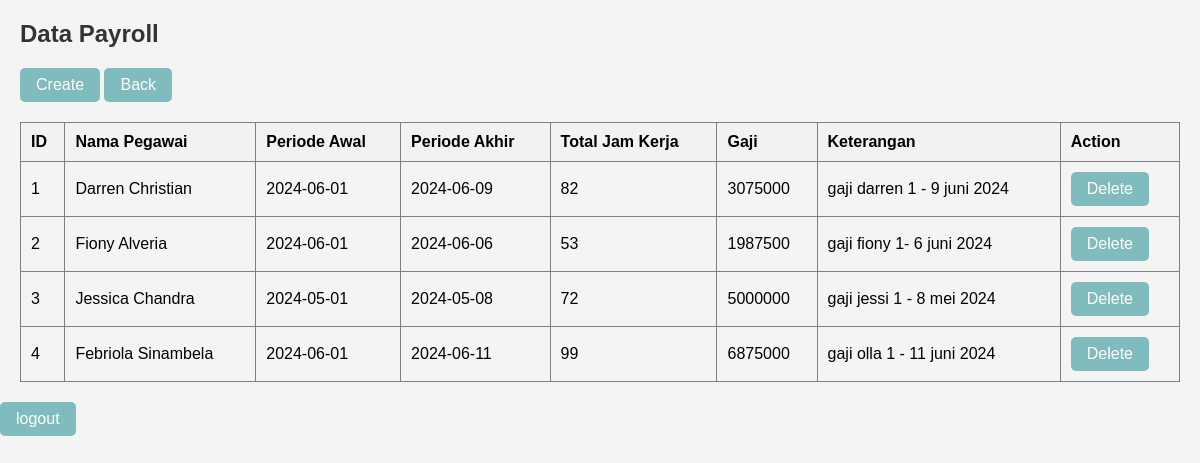
Page /readPayroll.php (signed in) on the committed database.
### tables this page shows
CREATE TABLE `payroll` (
  `nama` varchar(50) DEFAULT NULL,
  `periode_awal` date DEFAULT NULL,
  `periode_akhir` date DEFAULT NULL,
  `total_jam_kerja` int(20) DEFAULT NULL,
  `gaji` int(20) DEFAULT NULL,
  `keterangan` varchar(50) DEFAULT NULL,
  `id` int(11) NOT NULL,
  PRIMARY KEY (`id`)
);

### readPayroll.php (the view, shortened to what this page needs)
<?php
include "config/koneksi.php";
?>
<!DOCTYPE html>
<html lang="en">
<head>
</head>
<body>
<div class="container">
    <h2>Data Payroll</h2>
    <a href="http://localhost/sistem_absensi/payroll.php" class="button">Create</a>
    <a href="http://localhost/sistem_absensi/sistemSdm.php" class="button">Back</a>
    <table border='1'>
        <tr>
            <th>ID</th>
            <th>Nama Pegawai</th>
            <th>Periode Awal</th>
            <th>Periode Akhir</th>
            <th>Total Jam Kerja</th>
            <th>Gaji</th>
            <th>Keterangan</th>
            <th>Action</th>
        </tr>
        <?php
        $query = "SELECT * FROM payroll";
        $result = mysqli_query($koneksi, $query);
        if(!$result){
            echo "query gagal!";
        }
        else{
            while($row = mysqli_fetch_assoc($result)){
                echo "<tr>
                        <td>".$row['id']."</td>
                        <td>".$row['nama']."</td>
                        <td>".$row['periode_awal']."</td>
                        <td>".$row['periode_akhir']."</td>
                        <td>".$row['total_jam_kerja']."</td>
                        <td>".$row['gaji']."</td>
                        <td>".$row['keterangan']."</td>
                        <td>
                            <a href='http://localhost/sistem_absensi/deletePayroll.php?id=".$row['id']."' class='button'>Delete</a>
                        </td>
                      </tr>";
            }
        }
        ?>
    </table>
</div>
<a href= "http://localhost/sistem_absensi/logout.php" class= "button">logout</a>
</body>
</html>

### readPayroll.php (style rules this page uses)
* { box-sizing: border-box; }
body { font-family: Arial, sans-serif; background-color: #f4f4f4; margin: 0; padding: 0; }
.container { margin: 20px; }
h2 { color: #333; }
table { width: 100%; border-collapse: collapse; margin-top: 20px; }
th { background-color: #f2f2f2; }
th, td { padding: 10px; text-align: left; }
a.button { display: inline-block; padding: 8px 16px; text-decoration: none; background-color: #80BCBD; color: white; border-radius: 5px; cursor: pointer; }

### rows in the picture
payroll: id "1", nama "Darren Christian", periode_awal "2024-06-01", periode_akhir "2024-06-09", total_jam_kerja "82", gaji "3075000", keterangan "gaji darren 1 - 9 juni 2024"
payroll: id "2", nama "Fiony Alveria", periode_awal "2024-06-01", periode_akhir "2024-06-06", total_jam_kerja "53", gaji "1987500", keterangan "gaji fiony 1- 6 juni 2024"
payroll: id "3", nama "Jessica Chandra", periode_awal "2024-05-01", periode_akhir "2024-05-08", total_jam_kerja "72", gaji "5000000", keterangan "gaji jessi 1 - 8 mei 2024"
payroll: id "4", nama "Febriola Sinambela", periode_awal "2024-06-01", periode_akhir "2024-06-11", total_jam_kerja "99", gaji "6875000", keterangan "gaji olla 1 - 11 juni 2024"
